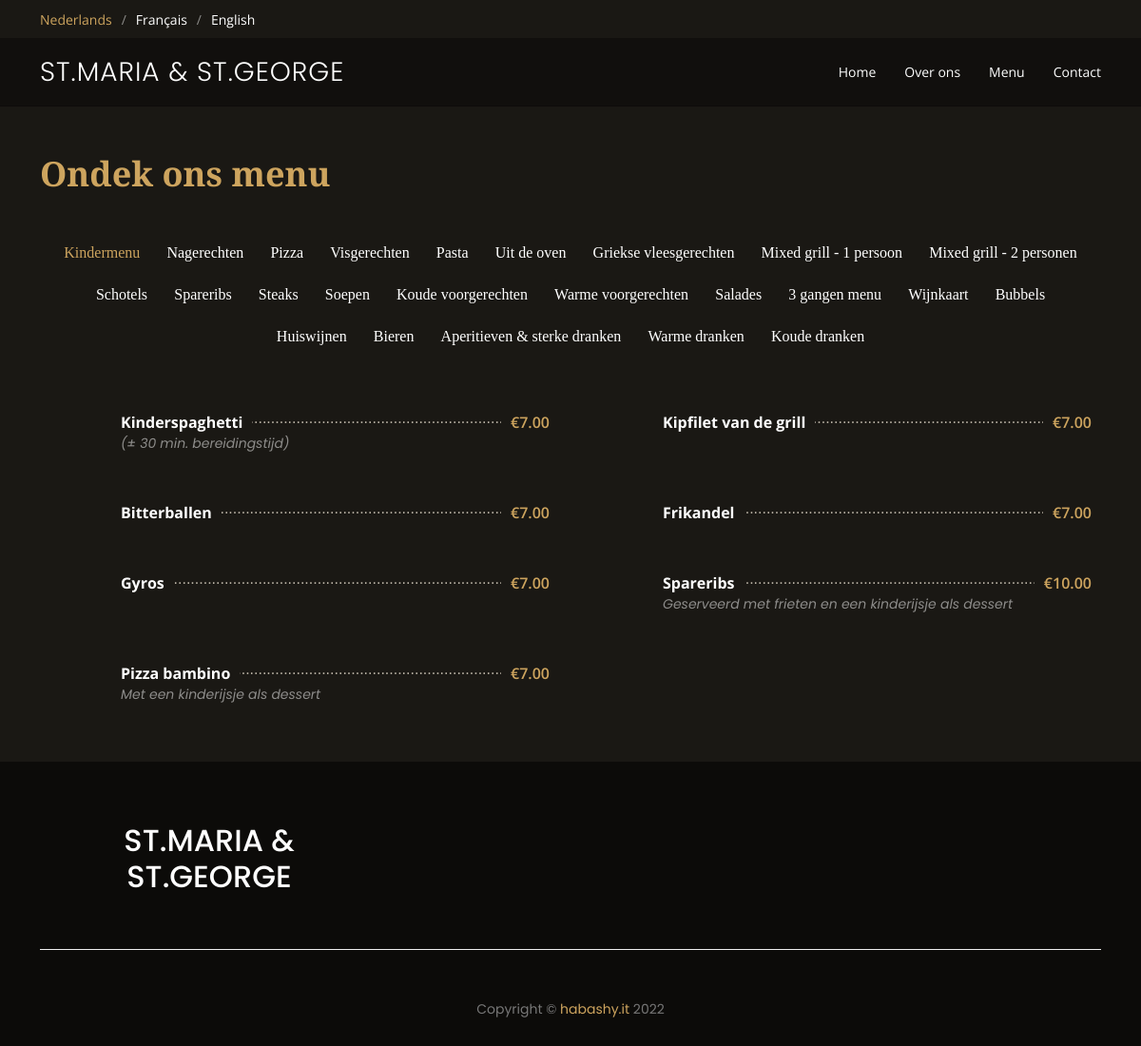
The page /menu on the database its author committed.
### flaskapp.py (models this page shows)
class CategoryNL(db.Model):
	cat_id = db.Column(db.Integer, primary_key=True)
	name = db.Column(db.String(250), nullable=False)
	foods = db.relationship("FoodNL", backref="categoryNL")

class FoodNL(db.Model):
	id = db.Column(db.Integer, primary_key=True)
	name = db.Column(db.String(250), nullable=False)
	description = db.Column(db.String(250), nullable=True)
	price = db.Column(db.DECIMAL(5, 2), nullable=True)
	cat_id = db.Column(db.Integer, db.ForeignKey("categoryNL.cat_id"))

### flaskapp.py (the view)
@app.route('/menu')
def menu_nl():
	return flask.render_template("menuNL.html",
								 all_cat=db.session.query(CategoryNL).all(),
								 food_list=db.session.query(FoodNL))

### templates/menuNL.html (shortened to what this page needs)
<!DOCTYPE html>
<html lang="en">
<head>
    <link rel="stylesheet" type="text/css" href="https://cdn.plyr.io/3.6.8/plyr.css" media="all">
    <link href="../static/assets/vendor/animate.css/animate.min.css" rel="stylesheet">
    <link href="../static/assets/vendor/aos/aos.css" rel="stylesheet">
    <link href="../static/assets/vendor/bootstrap/css/bootstrap.min.css" rel="stylesheet">
    <link href="../static/assets/vendor/bootstrap-icons/bootstrap-icons.css" rel="stylesheet">
    <link href="../static/assets/vendor/boxicons/css/boxicons.min.css" rel="stylesheet">
    <link href="../static/assets/vendor/glightbox/css/glightbox.min.css" rel="stylesheet">
    <link href="../static/assets/vendor/swiper/swiper-bundle.min.css" rel="stylesheet">
    <link href="../static/assets/css/style.css" rel="stylesheet">
<body>
<div id="topbar" class="d-flex align-items-center fixed-top">
    <div class="container d-flex justify-content-center justify-content-md-between">
        <div class="languages d-none d-md-flex align-items-center">
            <ul>
                <li>Nederlands</li>
                <li><a href="{{url_for('fr')}}">Français</a></li>
                <li><a href="{{url_for('eng')}}">English</a></li>
            </ul>
        </div>
    </div>
</div>
<header id="header" class="fixed-top d-flex justify-content-center">
	<div class="container">
		<div class="row row-cols-1">
			<div class="container-fluid container-xl d-flex align-items-center justify-content-lg-between col">
				<h1 class="logo me-auto me-lg-0"><a href="{{url_for('nl')}}">St.Maria & St.George</a></h1>
				<nav id="navbar" class="navbar order-last order-lg-0">
					<ul>
						<li><a class="nav-link scrollto" href="{{url_for('nl')}}##hero">Home</a></li>
						<li><a class="nav-link scrollto" href="{{url_for('nl')}}#about">Over ons</a></li>
						<li><a class="nav-link scrollto" href="{{url_for('menu_nl')}}">Menu</a></li>
						<li><a class="nav-link scrollto" href="{{url_for('nl')}}#contact">Contact</a></li>
					</ul>
				</nav>
			</div>
		</div>
	</div>
</header>
<main id="main">
    <section id="menu" class="menu section-bg">
        <div class="container pt-5" data-aos="fade-up">
            <div class="section-title pt-5">
                <p>Ondek ons menu</p>
            </div>
            <div class="row" data-aos="fade-up" data-aos-delay="100">
                <div class="col-lg-12 d-flex justify-content-center">
                    <ul id="menu-filters">
                        {% for cat in all_cat %}
                            <li data-filter=".filter-{{cat.name.replace(' ', '-').replace('&','-')}}" class="">{{cat.name}}</li>
                        {% endfor %}
                    </ul>
                </div>
            </div>
            <div class="row menu-container" data-aos="fade-up" data-aos-delay="200">
                {% for cat in all_cat %}
                {% set food_list = food_list.filter_by(cat_id=cat.cat_id).all() %}
                {% for food_item in food_list %}
                    <div class="col-lg-6 menu-item filter-{{cat.name.replace(' ', '-').replace('&','-').replace('|','-')}}">
                        <div class="menu-content">
                                <a href="#">{{food_item.name}}</a>
	                        {% if food_item.price %}
		                        <span>€{{food_item.price}}</span>
	                        {% endif %}
                        </div>
                        <div class="menu-ingredients">
                            {% if food_item.description %}
                                {{food_item.description}}
                            {% endif %}
                        </div>
                    </div>
                    {% endfor %}
                {% endfor %}
            </div>
        </div>
    </section>
</main>
{% include "footer.html" %}

### templates/footer.html (shortened to what this page needs)
<footer>
        <div class="container">
          <div class="row mb-5">
            <div class="col-md-4">
              <div class="site-logo">
                <h2>ST.MARIA & ST.GEORGE</h2>
              </div>
            </div>
            <div class="col-md-8">
              <ul class="social-icons">
                <li><a href="https://www.facebook.com/pages/category/Pizza-Place/Santa-maria-Saint-george-310128165701734/" target="_blank"></a></li>
                <li><a href="https://www.instagram.com/st.maria_st.george/" target="_blank"></a></li>
              </ul>
            </div>
          </div>
          <div class="row">
            <div class="col ">
              <div class="copyright">
                <p><small>Copyright © <a href="https://www.habashy.it" target="_blank">habashy.it</a> 2022</small></p>
              </div>
            </div>
          </div>
      </div>
    </footer>
    </body>
</html>

### static/assets/css/style.css (style rules this page uses)
body { font-family: "Open Sans", sans-serif; background: #0c0b09; color: #fff; }
a { color: #cda45e; text-decoration: none; }
#topbar { height: 40px; font-size: 14px; transition: all 0.5s; z-index: 996; }
#topbar .languages ul { display: flex; flex-wrap: wrap; list-style: none; padding: 0; margin: 0; color: #cda45e; }
#topbar .languages ul a { color: white; }
#topbar .languages ul li + li { padding-left: 10px; }
#topbar .languages ul li + li::before { display: inline-block; padding-right: 10px; color: rgba(255, 255, 255, 0.5); content: "/"; }
#header { background: rgba(12, 11, 9, 0.6); border-bottom: 1px solid rgba(12, 11, 9, 0.6); transition: all 0.5s; z-index: 997; padding: 15px 0; top: 40px; }
#header .logo { font-size: 28px; margin: 0; padding: 0; line-height: 1; font-weight: 300; letter-spacing: 1px; text-transform: uppercase; font-family: "Poppins", sans-serif; }
#header .logo a { color: #fff; }
.navbar { padding: 0; }
.navbar ul { margin: 0; padding: 0; display: flex; list-style: none; align-items: center; }
.navbar li { position: relative; }
.navbar a, .navbar a:focus { display: flex; align-items: center; justify-content: space-between; padding: 10px 0 10px 30px; color: #fff; white-space: nowrap; transition: 0.3s; font-size: 14px; }
section { padding: 60px 0; overflow: hidden; }
.section-bg { background-color: #1a1814; }
.section-title { padding-bottom: 40px; }
.section-title p { margin: 0; margin: 0; font-size: 36px; font-weight: 700; font-family: "Playfair Display", serif; color: #cda45e; }
.menu #menu-filters { padding: 0; margin: 0 auto 0 auto; list-style: none; text-align: center; border-radius: 50px; }
.menu #menu-filters li { cursor: pointer; display: inline-block; padding: 8px 12px 10px 12px; font-size: 16px; font-weight: 500; line-height: 1; color: #fff; margin-bottom: 10px; transition: all ease-in-out 0.3s; border-radius: 50px; font-family: "Playfair Display", serif; }
.menu #menu-filters li:hover, .menu #menu-filters li.filter-active { color: #cda45e; }
.menu #menu-filters li:last-child { margin-right: 0; }
.menu .menu-item { margin-top: 50px; }
.menu .menu-content { margin-left: 85px; overflow: hidden; display: flex; justify-content: space-between; position: relative; }
.menu .menu-content::after { content: "......................................................................" "...................................................................." "...................................................................."; position: absolute; left: 20px; right: 0; top: -4px; z-index: 1; color: #bab3a6; font-family: Arial, "Helvetica Neue", Helvetica, sans-serif; }
.menu .menu-content a { padding-right: 10px; background: #1a1814; position: relative; z-index: 3; font-weight: 700; color: white; transition: 0.3s; }
.menu .menu-content span { background: #1a1814; position: relative; z-index: 3; padding: 0 10px; font-weight: 600; color: #cda45e; }
.menu .menu-ingredients { margin-left: 85px; font-style: italic; font-size: 14px; font-family: "Poppins", sans-serif; color: rgba(255, 255, 255, 0.5); }
.social-icons { text-align: right; padding-right: 50px; text-indent: 20px; }
footer { font-family: "Poppins", sans-serif; padding: 4rem 0; text-align: center; }
footer .site-logo { color: #fff; }
footer .social-icons li { display: inline-block; }
footer .social-icons li a { display: inline-block; position: relative; width: 40px; height: 40px; border-radius: 50%; }
footer .copyright { border-top: 1px solid #efefef; padding-top: 50px; text-align: center; color: #777; }

### rows shown on the page
CategoryNL: name "Kindermenu"
CategoryNL: name "Nagerechten"
CategoryNL: name "Pizza"
CategoryNL: name "Visgerechten"
CategoryNL: name "Pasta"
CategoryNL: name "Uit de oven"
CategoryNL: name "Griekse vleesgerechten"
CategoryNL: name "Mixed grill - 1 persoon"
CategoryNL: name "Mixed grill - 2 personen"
CategoryNL: name "Schotels"
CategoryNL: name "Spareribs"
CategoryNL: name "Steaks"
CategoryNL: name "Soepen"
CategoryNL: name "Koude voorgerechten"
CategoryNL: name "Warme voorgerechten"
CategoryNL: name "Salades"
CategoryNL: name "3 gangen menu"
CategoryNL: name "Wijnkaart"
CategoryNL: name "Bubbels"
CategoryNL: name "Huiswijnen"
CategoryNL: name "Bieren"
CategoryNL: name "Aperitieven & sterke dranken"
CategoryNL: name "Warme dranken"
CategoryNL: name "Koude dranken"
FoodNL: name "Kinderspaghetti", price "7.00", description "(± 30 min. bereidingstijd)"
FoodNL: name "Kipfilet van de grill", price "7.00"
FoodNL: name "Bitterballen", price "7.00"
FoodNL: name "Frikandel", price "7.00"
FoodNL: name "Gyros", price "7.00"
FoodNL: name "Spareribs", price "10.00", description "Geserveerd met frieten en een kinderijsje als dessert"
FoodNL: name "Pizza bambino", price "7.00", description "Met een kinderijsje als dessert"
